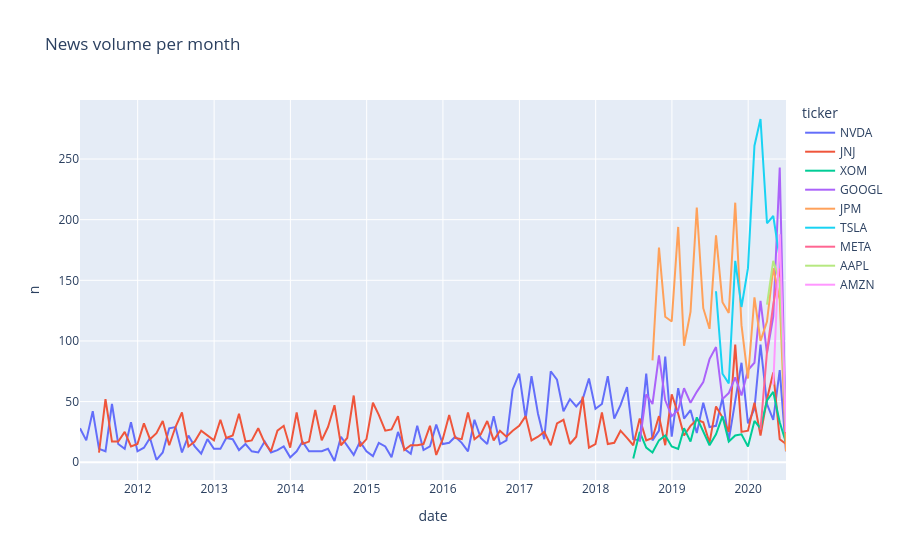

The notebook cell this image was saved under:
### Code cell
import sys; sys.path.append("..")
import pandas as pd
import plotly.express as px

news = pd.read_parquet("../data/processed/news.parquet")
news["date"] = pd.to_datetime(news["date"])
monthly = news.groupby([pd.Grouper(key="date", freq="ME"), "ticker"]).size().reset_index(name="n")
fig = px.line(monthly, x="date", y="n", color="ticker", title="News volume per month")
fig.show()
